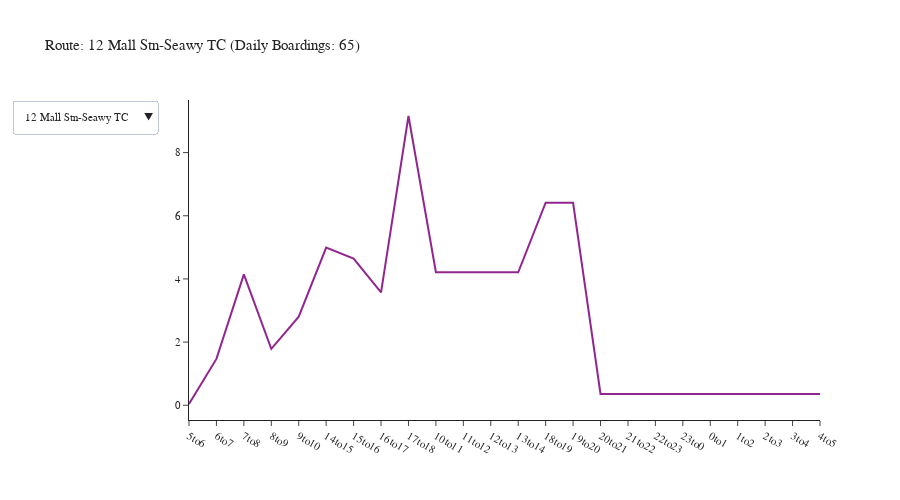

Source (notebook cell):
### Code cell
agency = 'Everett Transit'
df = df_transit_line[df_transit_line['agency'] == agency]
df = df.groupby(['tod', 'description']).agg({'boardings': 'sum'}).reset_index()
fig = create_tod_chart(df)
fig.show()

### Figure 1 — Plotly figure (JSON) as saved in the notebook; plotly's stock layout.template omitted (floating-point values rounded to 4 significant figures)
{"data": [{"mode": "lines", "name": "12 Mall Stn-Seawy TC", "type": "scatter", "visible": true, "x": ["5to6", "6to7", "7to8", "8to9", "9to10", "14to15", "15to16", "16to17", "17to18", "10to11", "11to12", "12to13", "13to14", "18to19", "19to20", "20to21", "21to22", "22to23", "23to0", "0to1", "1to2", "2to3", "3to4", "4to5"], "y": [0.03859, 1.466, 4.142, 1.784, 2.803, 4.994, 4.641, 3.572, 9.159, 4.21, 4.21, 4.21, 4.21, 6.412, 6.412, 0.3567, 0.3567, 0.3567, 0.3567, 0.3567, 0.3567, 0.3567, 0.3567, 0.3567]}, {"mode": "lines", "name": "2 Marnr P&R-Mall Stn", "type": "scatter", "visible": false, "x": ["6to7", "7to8", "8to9", "9to10", "14to15", "15to16", "16to17", "17to18", "10to11", "11to12", "12to13", "13to14", "18to19", "19to20"], "y": [8.33, 5.717, 9.417, 10.67, 2.429, 10.04, 10.02, 1.698, 4.496, 4.496, 4.496, 4.496, 1.796, 1.796]}, {"mode": "lines", "name": "29 Coll Stn-Mall Stn", "type": "scatter", "visible": false, "x": ["5to6", "6to7", "7to8", "8to9", "9to10", "14to15", "15to16", "16to17", "17to18", "10to11", "11to12", "12to13", "13to14", "18to19", "19to20", "20to21", "21to22", "22to23", "23to0", "0to1", "1to2", "2to3", "3to4", "4to5"], "y": [17.42, 63.64, 90.61, 92.28, 65.49, 83.98, 64.6, 83.36, 70.54, 65.55, 65.55, 65.55, 65.55, 65.87, 65.87, 4.503, 4.503, 4.503, 4.503, 4.503, 4.503, 4.503, 4.503, 4.503]}, {"mode": "lines", "name": "3 Seaway TC-Evt Stn", "type": "scatter", "visible": false, "x": ["5to6", "6to7", "7to8", "8to9", "9to10", "14to15", "15to16", "16to17", "17to18", "10to11", "11to12", "12to13", "13to14", "18to19", "19to20"], "y": [11.52, 16.13, 19.56, 21.3, 16.03, 27.59, 19.67, 34.31, 23.21, 20.44, 20.44, 20.44, 20.44, 20.84, 20.84]}, {"mode": "lines", "name": "4 Evt Stn-Collge Stn", "type": "scatter", "visible": false, "x": ["6to7", "7to8", "8to9", "9to10", "14to15", "15to16", "16to17", "17to18", "10to11", "11to12", "12to13", "13to14"], "y": [8.486, 5.397, 1.76, 7.139, 2.826, 6.517, 4.631, 4.636, 4.557, 4.557, 4.557, 4.557]}, {"mode": "lines", "name": "6 Waterfront-Evt Stn", "type": "scatter", "visible": false, "x": ["6to7", "7to8", "8to9", "9to10", "14to15", "15to16", "16to17", "17to18", "10to11", "11to12", "12to13", "13to14"], "y": [1.314, 8.796, 0.794, 8.528, 2.923, 12.99, 2.947, 11.9, 5.256, 5.256, 5.256, 5.256]}, {"mode": "lines", "name": "7 Coll Stn-Mall Stn", "type": "scatter", "visible": false, "x": ["5to6", "6to7", "7to8", "8to9", "9to10", "14to15", "15to16", "16to17", "17to18", "10to11", "11to12", "12to13", "13to14", "18to19", "19to20", "20to21", "21to22", "22to23", "23to0", "0to1", "1to2", "2to3", "3to4", "4to5"], "y": [12.95, 46.7, 88.74, 147.6, 156.5, 152.7, 214.8, 180.7, 138.6, 157.6, 157.6, 157.6, 157.6, 67.25, 67.25, 9.973, 9.973, 9.973, 9.973, 9.973, 9.973, 9.973, 9.973, 9.973]}, {"mode": "lines", "name": "8 Airport Rd-Evt Stn", "type": "scatter", "visible": false, "x": ["5to6", "6to7", "7to8", "8to9", "9to10", "14to15", "15to16", "16to17", "17to18", "10to11", "11to12", "12to13", "13to14", "18to19", "19to20"], "y": [3.631, 10.19, 9.154, 6.287, 7.7, 4.054, 10.83, 7.026, 6.95, 6.213, 6.213, 6.213, 6.213, 10.17, 10.17]}, {"mode": "lines", "name": "18 Mukilteo-Evt Stn", "type": "scatter", "visible": false, "x": ["5to6", "6to7", "7to8", "8to9", "15to16", "16to17", "17to18", "18to19", "19to20"], "y": [1.405, 8.548, 10.0, 8.055, 8.335, 9.484, 3.452, 2.697, 2.697]}], "layout": {"font": {"size": 11}, "height": 500, "title": {"text": "Route: 12 Mall Stn-Seawy TC (Daily Boardings: 65)"}, "updatemenus": [{"buttons": [{"args": [{"visible": [true, false, false, false, false, false, false, false, false]}, {"title": "Route: 12 Mall Stn-Seawy TC (Daily Boardings: 65)"}], "label": "12 Mall Stn-Seawy TC", "method": "update"}, {"args": [{"visible": [false, true, false, false, false, false, false, false, false]}, {"title": "Route: 2 Marnr P&R-Mall Stn (Daily Boardings: 80)"}], "label": "2 Marnr P&R-Mall Stn", "method": "update"}, {"args": [{"visible": [false, false, true, false, false, false, false, false, false]}, {"title": "Route: 29 Coll Stn-Mall Stn (Daily Boardings: 1,066)"}], "label": "29 Coll Stn-Mall Stn", "method": "update"}, {"args": [{"visible": [false, false, false, true, false, false, false, false, false]}, {"title": "Route: 3 Seaway TC-Evt Stn (Daily Boardings: 313)"}], "label": "3 Seaway TC-Evt Stn", "method": "update"}, {"args": [{"visible": [false, false, false, false, true, false, false, false, false]}, {"title": "Route: 4 Evt Stn-Collge Stn (Daily Boardings: 60)"}], "label": "4 Evt Stn-Collge Stn", "method": "update"}, {"args": [{"visible": [false, false, false, false, false, true, false, false, false]}, {"title": "Route: 6 Waterfront-Evt Stn (Daily Boardings: 71)"}], "label": "6 Waterfront-Evt Stn", "method": "update"}, {"args": [{"visible": [false, false, false, false, false, false, true, false, false]}, {"title": "Route: 7 Coll Stn-Mall Stn (Daily Boardings: 1,994)"}], "label": "7 Coll Stn-Mall Stn", "method": "update"}, {"args": [{"visible": [false, false, false, false, false, false, false, true, false]}, {"title": "Route: 8 Airport Rd-Evt Stn (Daily Boardings: 111)"}], "label": "8 Airport Rd-Evt Stn", "method": "update"}, {"args": [{"visible": [false, false, false, false, false, false, false, false, true]}, {"title": "Route: 18 Mukilteo-Evt Stn (Daily Boardings: 55)"}], "label": "18 Mukilteo-Evt Stn", "method": "update"}], "direction": "down", "showactive": true}], "width": 900, "yaxis": {"tickformat": ".00f"}}}
